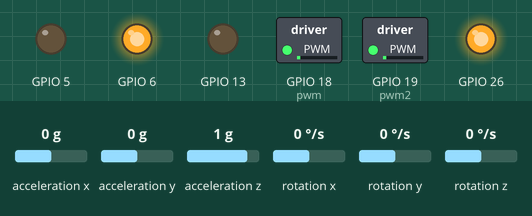
The program below on a simulated Raspberry Pi (BCM pin numbers). On the bench: switched loads named in the program (green lamp = pin HIGH), output pins drawn as LEDs (lit = HIGH). The test bench sets the inputs (shaded band); at power-on: acceleration y 0 g, acceleration x 0 g, acceleration z 1 g, rotation x 0 °/s, rotation y 0 °/s, rotation z 0 °/s. The clock reads 2024-03-15 10:24:30 at power-on unless the program sets it; what the program prints to the terminal is not drawn.

Above: at 1.2 s.
1.3 s: acceleration y set to -1.4 g
At 2.1 s:
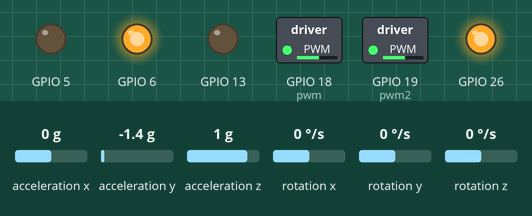
2.8 s: acceleration y set to 0.8 g
At 4.0 s:
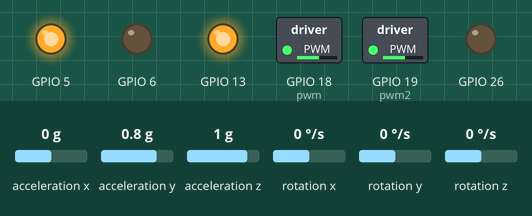
4.3 s: acceleration y set to -0.1 g
At 4.9 s:
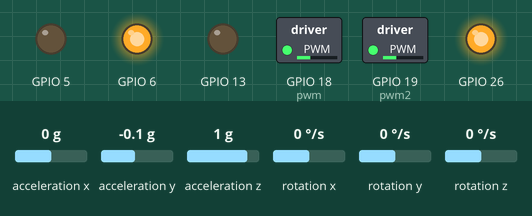
5.8 s: acceleration y set to 0.1 g
At 7.0 s:
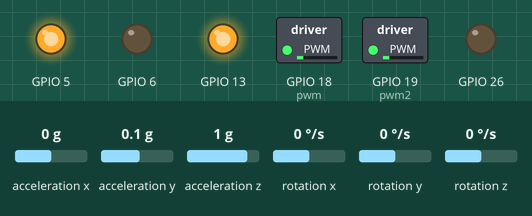
7.3 s: acceleration y set to -0.8 g
At 7.9 s:
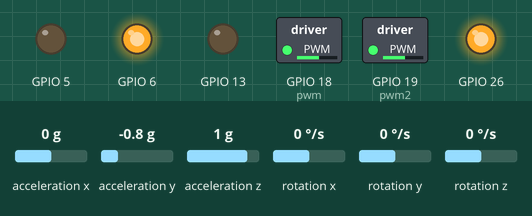
8.8 s: acceleration y set to 0 g
At 10.1 s:
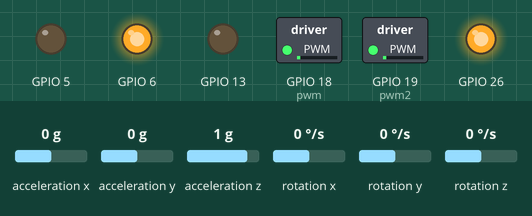
Timing chart, 0 to 11.3 s (numbered marks = the images above; inputs shaded):
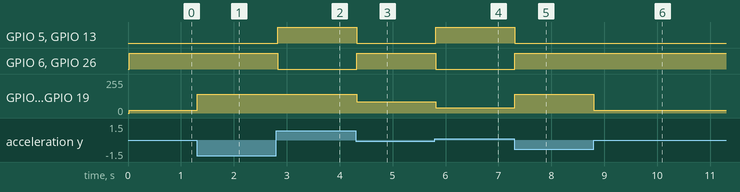

Measured:
- after the input at 1.3 s, GPIO 18 (pwm), GPIO 19 (pwm2): 21/255 → 140/255 at once
- after the input at 2.8 s, GPIO 5, GPIO 13: LOW → HIGH at once; GPIO 6, GPIO 26: HIGH → LOW at once
- after the input at 4.3 s, GPIO 5, GPIO 13: HIGH → LOW at once; GPIO 6, GPIO 26: LOW → HIGH at once; GPIO 18 (pwm), GPIO 19 (pwm2): 140/255 → 83/255 at once
- after the input at 5.8 s, GPIO 5, GPIO 13: LOW → HIGH at once; GPIO 6, GPIO 26: HIGH → LOW at once; GPIO 18 (pwm), GPIO 19 (pwm2): 83/255 → 40/255 at once
- after the input at 7.3 s, GPIO 5, GPIO 13: HIGH → LOW at once; GPIO 6, GPIO 26: LOW → HIGH at once; GPIO 18 (pwm), GPIO 19 (pwm2): 40/255 → 140/255 at once
- after the input at 8.8 s, GPIO 18 (pwm), GPIO 19 (pwm2): 140/255 → 21/255 at once

The program:

Balance_control.py
```python
#!/usr/bin/python

import smbus
import math
import time
import RPi.GPIO as GPIO

# 电源管理寄存器地址
power_mgmt_1 = 0x6b
power_mgmt_2 = 0x6c

def read_byte(adr):
    return bus.read_byte_data(address, adr)

def read_word(adr):
    high = bus.read_byte_data(address, adr)
    low = bus.read_byte_data(address, adr+1)
    val = (high << 8) + low
    return val

def read_word_2c(adr):
    val = read_word(adr)
    if (val >= 0x8000):
        return -((65535 - val) + 1)
    else:
        return val

def dist(a,b):
    return math.sqrt((a*a)+(b*b))
    #math.sqrt(x) 方法返回数字x的平方根。

def get_y_rotation(x,y,z):
    radians = math.atan2(x, dist(y,z))
    #math.atan2(y, x) 返回给定的 X 及 Y 坐标值的反正切值。
    return -math.degrees(radians)
    #math.degrees(x) 将弧度x转换为角度。

def get_x_rotation(x,y,z):
    radians = math.atan2(y, dist(x,z))
    return math.degrees(radians)


bus = smbus.SMBus(1) # or bus = smbus.SMBus(1) for Revision 2 boards
address = 0x68       # This is the address value read via the i2cdetect command

# Now wake the 6050 up as it starts in sleep mode
bus.write_byte_data(address, power_mgmt_1, 0)

#motor part
GPIO.setmode(GPIO.BCM)
GPIO.setup(18,GPIO.OUT)
GPIO.setup(6,GPIO.OUT)
GPIO.setup(5,GPIO.OUT)

GPIO.setup(19,GPIO.OUT)
GPIO.setup(13,GPIO.OUT)
GPIO.setup(26,GPIO.OUT)

pwm = GPIO.PWM(18,80)
pwm2 = GPIO.PWM(19,80)


pwm.start(0)
pwm2.start(0)


def Motor(speed):
    if(speed>0):
        if(speed>=55):
            speed=55
        pwm.ChangeDutyCycle(speed)
        pwm2.ChangeDutyCycle(speed)
        GPIO.output(6, False)
        GPIO.output(5, True)
        GPIO.output(26, False)
        GPIO.output(13,True)
    elif{speed<0}:
        if(speed<=-55):
            speed=-55
        pwm.ChangeDutyCycle(-speed)
        pwm2.ChangeDutyCycle(-speed)
        GPIO.output(6, True)
        GPIO.output(5, False)
        GPIO.output(26, True)
        GPIO.output(13, False)
    else:
        GPIO.output(6, False)
        GPIO.output(5, False)
        GPIO.output(26, False)
        GPIO.output(13, False)


#p = 20.0
#p = 2.5
#p = 3.4
p = 4.2
d = 0
midle_Value=-2
ratio = 15
last_gyro = 0.0

while True:

    time.sleep(0.02)
    start = time.time()


    gyro_xout = read_word_2c(0x43)
    gyro_yout = read_word_2c(0x45)
    gyro_zout = read_word_2c(0x47)

    print (' ')
    print ("gyro_xout : ", gyro_xout, " scaled: ", (gyro_xout / 131)) #倍率：±250°/s
    #print ("gyro_yout : ", gyro_yout, " scaled: ", (gyro_yout / 131))
    #print ("gyro_zout : ", gyro_zout, " scaled: ", (gyro_zout / 131))

    accel_xout = read_word_2c(0x3b)
    accel_yout = read_word_2c(0x3d)
    accel_zout = read_word_2c(0x3f)

    accel_xout_scaled = accel_xout / 16384.0 #倍率：±2g
    accel_yout_scaled = accel_yout / 16384.0
    accel_zout_scaled = accel_zout / 16384.0

    print ("accel_xout: ", accel_xout, " scaled: ", accel_xout_scaled)
    print ("accel_yout: ", accel_yout, " scaled: ", accel_yout_scaled)
    #print ("accel_zout: ", accel_zout, " scaled: ", accel_zout_scaled)

    print ("x rotation: " , get_x_rotation(accel_xout_scaled, accel_yout_scaled, accel_zout_scaled))
    #print ("y rotation: " , get_y_rotation(accel_xout_scaled, accel_yout_scaled, accel_zout_scaled))

    #==============================================================
    #pid part
    #==============================================================


    angle=get_x_rotation(accel_xout_scaled, accel_yout_scaled, accel_zout_scaled)
    last_x = angle


    #angle -100 +100
    #acc -10 +10

    gyro = accel_yout_scaled

    print("speed")
    speed = (midle_Value+angle)*p+(gyro-last_gyro)*d*ratio

    last_gyro = gyro

    speed = speed
    print(speed)

    Motor(speed)


    print("time")
    end = time.time()
    print(end-start)
```
